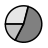

The script that drew this image:

visr.applyParameters()

mytable <- table(input_table[,input_column])

lbls <- names(mytable)
{{
if (input_show_percentage) {
  pct <- round(mytable/sum(mytable)*100)
  lbls <- paste(lbls, "", pct) # add percents to labels 
  lbls <- paste(lbls, "%",sep="") # ad % to labels 
} else {
  lbls <- paste(lbls, " ", mytable, sep="")
}
}}

par(cex=input_label_size/20)
par(cex.main=input_title_size/input_label_size)

if (input_title == "") input_title<-paste("Pie Chart of ", input_column)


{{
if (input_rainbow_color) {
  pie(mytable, labels = lbls, main=input_title, col=rainbow(length(lbls)))
  legend("left", legend = names(mytable), fill=rainbow(length(lbls)), cex=1)
} else {
  pie(mytable, labels = lbls, main=input_title)
}
}}
